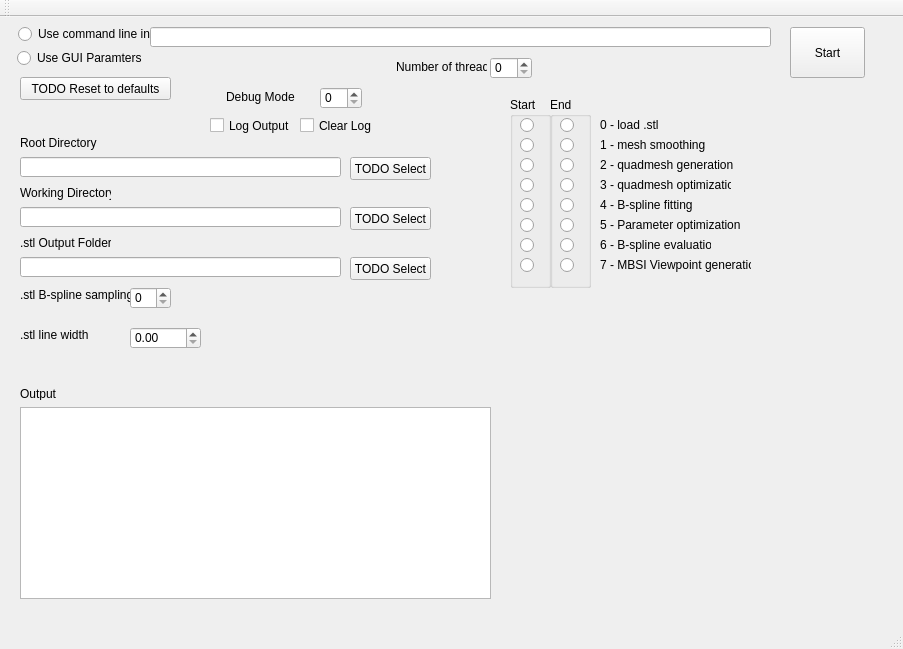
<?xml version="1.0" encoding="UTF-8"?>
<ui version="4.0">
 <class>MainWindow</class>
 <widget class="QMainWindow" name="MainWindow">
  <property name="geometry">
   <rect>
    <x>0</x>
    <y>0</y>
    <width>903</width>
    <height>649</height>
   </rect>
  </property>
  <property name="windowTitle">
   <string>MainWindow</string>
  </property>
  <widget class="QWidget" name="centralWidget">
   <widget class="QLabel" name="label">
    <property name="geometry">
     <rect>
      <x>20</x>
      <y>116</y>
      <width>91</width>
      <height>20</height>
     </rect>
    </property>
    <property name="text">
     <string>Root Directory</string>
    </property>
   </widget>
   <widget class="QLineEdit" name="lineEdit">
    <property name="geometry">
     <rect>
      <x>20</x>
      <y>140</y>
      <width>321</width>
      <height>20</height>
     </rect>
    </property>
   </widget>
   <widget class="QPushButton" name="pushButton">
    <property name="geometry">
     <rect>
      <x>350</x>
      <y>140</y>
      <width>81</width>
      <height>23</height>
     </rect>
    </property>
    <property name="text">
     <string>TODO Select</string>
    </property>
   </widget>
   <widget class="QPushButton" name="pushButton_2">
    <property name="geometry">
     <rect>
      <x>20</x>
      <y>60</y>
      <width>151</width>
      <height>23</height>
     </rect>
    </property>
    <property name="text">
     <string>TODO Reset to defaults</string>
    </property>
   </widget>
   <widget class="QLabel" name="label_2">
    <property name="geometry">
     <rect>
      <x>20</x>
      <y>166</y>
      <width>91</width>
      <height>20</height>
     </rect>
    </property>
    <property name="text">
     <string>Working Directory</string>
    </property>
   </widget>
   <widget class="QLineEdit" name="lineEdit_2">
    <property name="geometry">
     <rect>
      <x>20</x>
      <y>190</y>
      <width>321</width>
      <height>20</height>
     </rect>
    </property>
   </widget>
   <widget class="QPushButton" name="pushButton_3">
    <property name="geometry">
     <rect>
      <x>350</x>
      <y>190</y>
      <width>81</width>
      <height>23</height>
     </rect>
    </property>
    <property name="text">
     <string>TODO Select</string>
    </property>
   </widget>
   <widget class="QLabel" name="label_3">
    <property name="geometry">
     <rect>
      <x>20</x>
      <y>216</y>
      <width>91</width>
      <height>20</height>
     </rect>
    </property>
    <property name="text">
     <string>.stl Output Folder</string>
    </property>
   </widget>
   <widget class="QLineEdit" name="lineEdit_3">
    <property name="geometry">
     <rect>
      <x>20</x>
      <y>240</y>
      <width>321</width>
      <height>20</height>
     </rect>
    </property>
   </widget>
   <widget class="QPushButton" name="pushButton_4">
    <property name="geometry">
     <rect>
      <x>350</x>
      <y>240</y>
      <width>81</width>
      <height>23</height>
     </rect>
    </property>
    <property name="text">
     <string>TODO Select</string>
    </property>
   </widget>
   <widget class="QRadioButton" name="radioButton">
    <property name="geometry">
     <rect>
      <x>18</x>
      <y>7</y>
      <width>141</width>
      <height>20</height>
     </rect>
    </property>
    <property name="text">
     <string>Use command line input</string>
    </property>
   </widget>
   <widget class="QRadioButton" name="radioButton_2">
    <property name="geometry">
     <rect>
      <x>17</x>
      <y>31</y>
      <width>141</width>
      <height>20</height>
     </rect>
    </property>
    <property name="text">
     <string>Use GUI Paramters</string>
    </property>
   </widget>
   <widget class="QLineEdit" name="lineEdit_4">
    <property name="geometry">
     <rect>
      <x>150</x>
      <y>10</y>
      <width>621</width>
      <height>20</height>
     </rect>
    </property>
   </widget>
   <widget class="QPushButton" name="pushButton_5">
    <property name="geometry">
     <rect>
      <x>790</x>
      <y>10</y>
      <width>75</width>
      <height>51</height>
     </rect>
    </property>
    <property name="text">
     <string>Start</string>
    </property>
   </widget>
   <widget class="QGroupBox" name="groupBox">
    <property name="geometry">
     <rect>
      <x>510</x>
      <y>80</y>
      <width>41</width>
      <height>191</height>
     </rect>
    </property>
    <property name="title">
     <string>Start</string>
    </property>
    <widget class="QRadioButton" name="radioButton_3">
     <property name="geometry">
      <rect>
       <x>10</x>
       <y>20</y>
       <width>16</width>
       <height>16</height>
      </rect>
     </property>
     <property name="text">
      <string/>
     </property>
    </widget>
    <widget class="QRadioButton" name="radioButton_4">
     <property name="geometry">
      <rect>
       <x>10</x>
       <y>40</y>
       <width>16</width>
       <height>16</height>
      </rect>
     </property>
     <property name="text">
      <string/>
     </property>
    </widget>
    <widget class="QRadioButton" name="radioButton_5">
     <property name="geometry">
      <rect>
       <x>10</x>
       <y>60</y>
       <width>16</width>
       <height>16</height>
      </rect>
     </property>
     <property name="text">
      <string/>
     </property>
    </widget>
    <widget class="QRadioButton" name="radioButton_6">
     <property name="geometry">
      <rect>
       <x>10</x>
       <y>80</y>
       <width>16</width>
       <height>16</height>
      </rect>
     </property>
     <property name="text">
      <string/>
     </property>
    </widget>
    <widget class="QRadioButton" name="radioButton_7">
     <property name="geometry">
      <rect>
       <x>10</x>
       <y>100</y>
       <width>16</width>
       <height>16</height>
      </rect>
     </property>
     <property name="text">
      <string/>
     </property>
    </widget>
    <widget class="QRadioButton" name="radioButton_8">
     <property name="geometry">
      <rect>
       <x>10</x>
       <y>120</y>
       <width>16</width>
       <height>16</height>
      </rect>
     </property>
     <property name="text">
      <string/>
     </property>
    </widget>
    <widget class="QRadioButton" name="radioButton_9">
     <property name="geometry">
      <rect>
       <x>10</x>
       <y>140</y>
       <width>16</width>
       <height>16</height>
      </rect>
     </property>
     <property name="text">
      <string/>
     </property>
    </widget>
    <widget class="QRadioButton" name="radioButton_25">
     <property name="geometry">
      <rect>
       <x>10</x>
       <y>160</y>
       <width>16</width>
       <height>16</height>
      </rect>
     </property>
     <property name="text">
      <string/>
     </property>
    </widget>
   </widget>
   <widget class="QGroupBox" name="groupBox_2">
    <property name="geometry">
     <rect>
      <x>550</x>
      <y>80</y>
      <width>41</width>
      <height>191</height>
     </rect>
    </property>
    <property name="title">
     <string>End</string>
    </property>
    <widget class="QRadioButton" name="radioButton_17">
     <property name="geometry">
      <rect>
       <x>10</x>
       <y>20</y>
       <width>16</width>
       <height>16</height>
      </rect>
     </property>
     <property name="text">
      <string/>
     </property>
    </widget>
    <widget class="QRadioButton" name="radioButton_18">
     <property name="geometry">
      <rect>
       <x>10</x>
       <y>40</y>
       <width>16</width>
       <height>16</height>
      </rect>
     </property>
     <property name="text">
      <string/>
     </property>
    </widget>
    <widget class="QRadioButton" name="radioButton_19">
     <property name="geometry">
      <rect>
       <x>10</x>
       <y>60</y>
       <width>16</width>
       <height>16</height>
      </rect>
     </property>
     <property name="text">
      <string/>
     </property>
    </widget>
    <widget class="QRadioButton" name="radioButton_20">
     <property name="geometry">
      <rect>
       <x>10</x>
       <y>80</y>
       <width>16</width>
       <height>16</height>
      </rect>
     </property>
     <property name="text">
      <string/>
     </property>
    </widget>
    <widget class="QRadioButton" name="radioButton_21">
     <property name="geometry">
      <rect>
       <x>10</x>
       <y>100</y>
       <width>16</width>
       <height>16</height>
      </rect>
     </property>
     <property name="text">
      <string/>
     </property>
    </widget>
    <widget class="QRadioButton" name="radioButton_22">
     <property name="geometry">
      <rect>
       <x>10</x>
       <y>120</y>
       <width>16</width>
       <height>16</height>
      </rect>
     </property>
     <property name="text">
      <string/>
     </property>
    </widget>
    <widget class="QRadioButton" name="radioButton_23">
     <property name="geometry">
      <rect>
       <x>10</x>
       <y>140</y>
       <width>16</width>
       <height>16</height>
      </rect>
     </property>
     <property name="text">
      <string/>
     </property>
    </widget>
    <widget class="QRadioButton" name="radioButton_24">
     <property name="geometry">
      <rect>
       <x>10</x>
       <y>160</y>
       <width>16</width>
       <height>16</height>
      </rect>
     </property>
     <property name="text">
      <string/>
     </property>
    </widget>
   </widget>
   <widget class="QLabel" name="label_4">
    <property name="geometry">
     <rect>
      <x>600</x>
      <y>100</y>
      <width>111</width>
      <height>16</height>
     </rect>
    </property>
    <property name="text">
     <string>0 - load .stl</string>
    </property>
   </widget>
   <widget class="QLabel" name="label_5">
    <property name="geometry">
     <rect>
      <x>600</x>
      <y>120</y>
      <width>111</width>
      <height>16</height>
     </rect>
    </property>
    <property name="text">
     <string>1 - mesh smoothing</string>
    </property>
   </widget>
   <widget class="QLabel" name="label_6">
    <property name="geometry">
     <rect>
      <x>600</x>
      <y>140</y>
      <width>141</width>
      <height>16</height>
     </rect>
    </property>
    <property name="text">
     <string>2 - quadmesh generation</string>
    </property>
   </widget>
   <widget class="QLabel" name="label_7">
    <property name="geometry">
     <rect>
      <x>600</x>
      <y>160</y>
      <width>131</width>
      <height>16</height>
     </rect>
    </property>
    <property name="text">
     <string>3 - quadmesh optimization</string>
    </property>
   </widget>
   <widget class="QLabel" name="label_8">
    <property name="geometry">
     <rect>
      <x>600</x>
      <y>180</y>
      <width>111</width>
      <height>16</height>
     </rect>
    </property>
    <property name="text">
     <string>4 - B-spline fitting</string>
    </property>
   </widget>
   <widget class="QLabel" name="label_9">
    <property name="geometry">
     <rect>
      <x>600</x>
      <y>200</y>
      <width>141</width>
      <height>16</height>
     </rect>
    </property>
    <property name="text">
     <string>5 - Parameter optimization</string>
    </property>
   </widget>
   <widget class="QLabel" name="label_10">
    <property name="geometry">
     <rect>
      <x>600</x>
      <y>220</y>
      <width>111</width>
      <height>16</height>
     </rect>
    </property>
    <property name="text">
     <string>6 - B-spline evaluation</string>
    </property>
   </widget>
   <widget class="QLabel" name="label_11">
    <property name="geometry">
     <rect>
      <x>600</x>
      <y>240</y>
      <width>151</width>
      <height>16</height>
     </rect>
    </property>
    <property name="text">
     <string>7 - MBSI Viewpoint generation</string>
    </property>
   </widget>
   <widget class="QLabel" name="label_12">
    <property name="geometry">
     <rect>
      <x>20</x>
      <y>270</y>
      <width>111</width>
      <height>16</height>
     </rect>
    </property>
    <property name="text">
     <string>.stl B-spline sampling</string>
    </property>
   </widget>
   <widget class="QDoubleSpinBox" name="doubleSpinBox">
    <property name="geometry">
     <rect>
      <x>130</x>
      <y>310</y>
      <width>71</width>
      <height>22</height>
     </rect>
    </property>
   </widget>
   <widget class="QSpinBox" name="spinBox">
    <property name="geometry">
     <rect>
      <x>130</x>
      <y>270</y>
      <width>41</width>
      <height>22</height>
     </rect>
    </property>
   </widget>
   <widget class="QLabel" name="label_13">
    <property name="geometry">
     <rect>
      <x>20</x>
      <y>310</y>
      <width>111</width>
      <height>16</height>
     </rect>
    </property>
    <property name="text">
     <string>.stl line width</string>
    </property>
   </widget>
   <widget class="QSpinBox" name="spinBox_2">
    <property name="geometry">
     <rect>
      <x>320</x>
      <y>70</y>
      <width>42</width>
      <height>22</height>
     </rect>
    </property>
   </widget>
   <widget class="QLabel" name="label_14">
    <property name="geometry">
     <rect>
      <x>226</x>
      <y>70</y>
      <width>71</width>
      <height>20</height>
     </rect>
    </property>
    <property name="text">
     <string>Debug Mode</string>
    </property>
   </widget>
   <widget class="QTextBrowser" name="textBrowser">
    <property name="geometry">
     <rect>
      <x>20</x>
      <y>390</y>
      <width>471</width>
      <height>192</height>
     </rect>
    </property>
   </widget>
   <widget class="QLabel" name="label_15">
    <property name="geometry">
     <rect>
      <x>20</x>
      <y>370</y>
      <width>47</width>
      <height>13</height>
     </rect>
    </property>
    <property name="text">
     <string>Output</string>
    </property>
   </widget>
   <widget class="QCheckBox" name="checkBox">
    <property name="geometry">
     <rect>
      <x>210</x>
      <y>100</y>
      <width>81</width>
      <height>17</height>
     </rect>
    </property>
    <property name="text">
     <string>Log Output</string>
    </property>
   </widget>
   <widget class="QCheckBox" name="checkBox_2">
    <property name="geometry">
     <rect>
      <x>300</x>
      <y>100</y>
      <width>81</width>
      <height>17</height>
     </rect>
    </property>
    <property name="text">
     <string>Clear Log</string>
    </property>
   </widget>
   <widget class="QLabel" name="label_16">
    <property name="geometry">
     <rect>
      <x>396</x>
      <y>40</y>
      <width>91</width>
      <height>20</height>
     </rect>
    </property>
    <property name="text">
     <string>Number of threads</string>
    </property>
   </widget>
   <widget class="QSpinBox" name="spinBox_3">
    <property name="geometry">
     <rect>
      <x>490</x>
      <y>40</y>
      <width>42</width>
      <height>22</height>
     </rect>
    </property>
   </widget>
  </widget>
  <widget class="QMenuBar" name="menuBar">
   <property name="geometry">
    <rect>
     <x>0</x>
     <y>0</y>
     <width>903</width>
     <height>21</height>
    </rect>
   </property>
  </widget>
  <widget class="QToolBar" name="mainToolBar">
   <attribute name="toolBarArea">
    <enum>TopToolBarArea</enum>
   </attribute>
   <attribute name="toolBarBreak">
    <bool>false</bool>
   </attribute>
  </widget>
  <widget class="QStatusBar" name="statusBar"/>
 </widget>
 <layoutdefault spacing="6" margin="11"/>
 <resources/>
 <connections/>
</ui>
